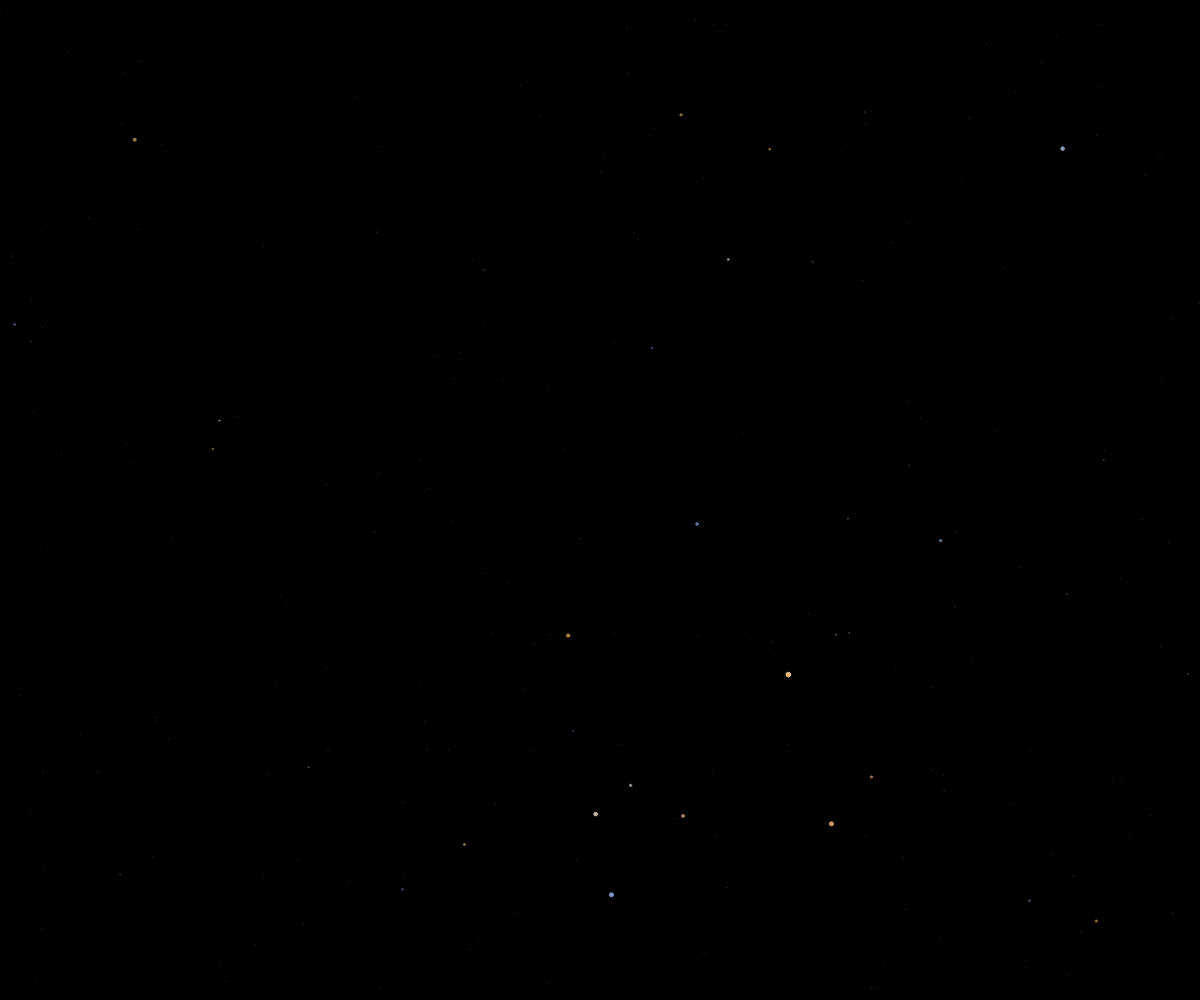
Frame 1 (no input)
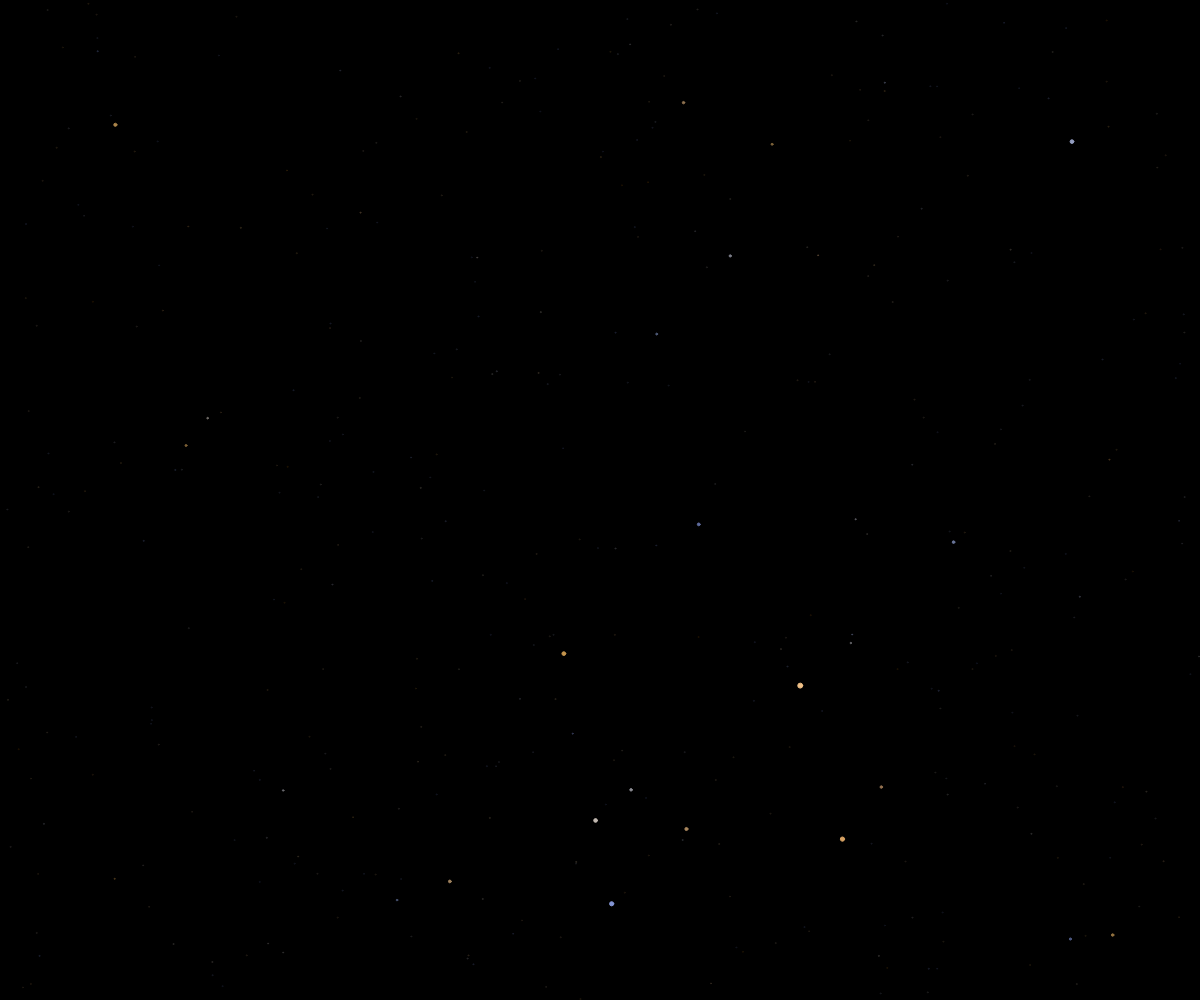
Frame 60 (no input)
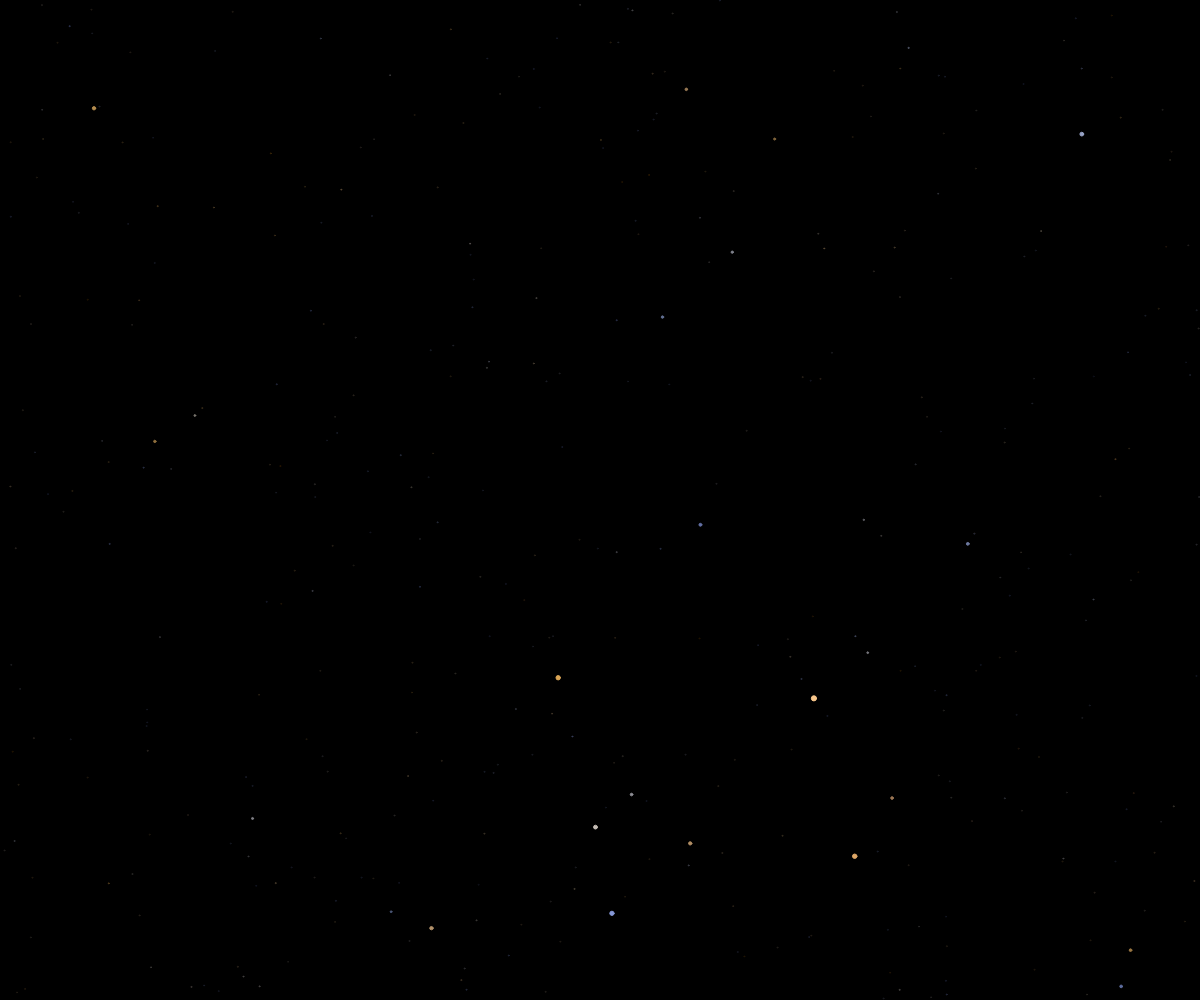
Frame 120 (the mouse pressed at the canvas centre since frame 60)

The p5.js sketch that drew these frames (run headless with seeded random() and noise() and a simulated clock; from frame 60 on, the mouse is pressed at the canvas centre):

// p5.js sketch
// ── sketch.js
/* Sketch.js
 * creates a starfield-like display using p5.js
 *
 * heavily adapted by Michael Gallagher <mcgallag@gmail.com>
 * from code written by Daniel Shiffman
 *     http://codingtra.in
 */

// holds all our NewStar objects
var stars = [];

// set a few global variables to default values
var backgroundColor = "#000000";
var numStars = 400;
var maxRadius = 8;

// will hold projection matrix
var matProj;

// create the canvas and fill the array with stars
function setup() {
  createCanvas(windowWidth, windowHeight);

  CreateProjectionmatrix();

  CreateStarArray();
}

function CreateStarArray() {
  // check for global variable user overrides from HTML
  let element = document.querySelector("#numStars");
  if (element) {
    numStars = int(element.value);
  }

  element = document.querySelector("#maxRadius");
  if (element) {
    maxRadius = int(element.value);
  }

  element = document.querySelector("#backgroundColor");
  if (element) {
    backgroundColor = element.value;
  }

  // create a new star with a random color from the starColorsArray
  for (let i = 0; i < numStars; i++) {
    stars[i] = new NewStar(random(starColorsArray));
  }
}

/*
 * Set up the camera projection matrix
 * adapted from code in this video https://www.youtube.com/watch?v=ih20l3pJoeU
 */
function CreateProjectionmatrix() {
  let zNear = 10;
  let zFar = windowWidth;
  let fov = 60.0;
  angleMode(DEGREES);
  let aspectRatio = windowHeight / windowWidth;
  let fovRad = 1.0 / tan(fov * 0.5);
  let q = zFar / (zFar - zNear);
  matProj = new matrix4x4();
  matProj.m[0][0] = aspectRatio * fovRad;
  matProj.m[1][1] = fovRad;
  matProj.m[2][2] = q;
  matProj.m[2][3] = 1;
  matProj.m[3][2] = -1 * q * zNear;
}

// per frame draw function
function draw() {
  background(0);
  for (var i = 0; i < stars.length; i++) {
    stars[i].update();
    stars[i].show();
  }
}

/* // for debugging, resets every star at once
function keyPressed() {
  for (let i = 0; i < stars.length; i++) {
    stars[i].resetStar();
  }
}*/
// ── newstar.js
// scales from clipspace to window coordinates
function scaleToView(v) {
  v.x += 1.0;
  v.y += 1.0;
  v.x *= 0.5 * windowWidth;
  v.y *= 0.5 * windowHeight;
}

class NewStar
{
  constructor(color_string) {
    this.position = new vec3d(0, 0, 0);

    // randomize position coordinates
    this.resetStar();
    // random depth for first star generation
    this.position.z = random(0, width);

    // set color components for fading-in purposes
    this.color = color(color_string);
    this.r = red(this.color);
    this.g = green(this.color);
    this.b = blue(this.color);

    // randomize Z velocity
    // 10% will go fast, 10% will go less fast, 20% go medium, 60% go slow
    let i = random(10);
    let zv;
    if (i < 1) {
      zv = 1.3;
    } else if (i < 2) {
      zv = random(0.9, 1.0);
    } else if (i < 5) {
      zv = random(0.4, 0.5);
    } else {
      zv = 0.2;
    }
    zv = zv * -1;

    this.velocity = new vec3d(0, 0, zv);
  }

  // resets the star's coordinates to random, with maximum depth
  resetStar() {
    this.position.randomize(-width, width, -height, height, 0, 0);
    this.position.z = width; // width == maxdepth

    // leave a deadzone in the center of display for effect
    if ((this.position.x > -50 &&
         this.position.x <  50) &&
        (this.position.y > -50 &&
         this.position.y <  50))
        {
           this.resetStar();
        }
  }

  // update position and reset if necessary
  update() {
    this.position.add(this.velocity);
    if (this.position.z < 1) {
      this.resetStar();
    }
  }

  // handle graphics display
  show() {
    // project to client window space
    let displayCoordinates = matProj.MultiplyByVector(this.position);
    scaleToView(displayCoordinates);

    // if we've projected outside of the client's screen, reset
    if (displayCoordinates.x < 0 || displayCoordinates.x > windowWidth ||
        displayCoordinates.y < 0 || displayCoordinates.y > windowHeight)
    {
      this.resetStar();
      displayCoordinates = matProj.MultiplyByVector(this.position);
      scaleToView(displayCoordinates);
    }

    // scale radius based on distance from viewport
    let radius = 1;
    if (this.position.z < 0.8 * width)
    {
      radius = map(this.position.z, 0, 0.8 * width, maxRadius, 1);
    }

    // fade in color based on distance from viewport
    this.UpdateColor();

    // finally draw the star
    fill(this.color);
    stroke(this.color);
    ellipse(displayCoordinates.x, displayCoordinates.y, radius, radius);
  }

  // update this.color based on current depth
  UpdateColor() {
    // full brightness at 30% depth distance
    let FullBrightnessThreshold = 0.3 * width;

    // if further than this threshhold then scale color to black the further it is away
    if (this.position.z > FullBrightnessThreshold) {
      let colorScale = map(this.position.z, width, FullBrightnessThreshold, 10, 100) / 100.0;
      this.color = color(this.r * colorScale, this.g * colorScale, this.b * colorScale);
    }
  }
}

// ── starColorsArray.js
/*
 * A giant array of actual star colors translated to hex RGB
 * extracted from:
 * http://www.isthe.com/chongo/tech/astro/HR-temp-mass-table-byhrclass.html
 */

var starColorsArray = [
  "#90a6ff",
  "#90a6ff",
  "#90a6ff",
  "#90a6ff",
  "#90a6ff",
  "#90a6ff",
  "#90a6ff",
  "#90a6ff",
  "#92a8ff",
  "#92a8ff",
  "#92a8ff",
  "#92a8ff",
  "#92a8ff",
  "#91a7ff",
  "#92a8ff",
  "#92a8ff",
  "#94aaff",
  "#94aaff",
  "#94aaff",
  "#94aaff",
  "#94a9ff",
  "#92a9ff",
  "#94aaff",
  "#94aaff",
  "#97acff",
  "#97acff",
  "#97acff",
  "#95adff",
  "#96abff",
  "#94aaff",
  "#97acff",
  "#97acff",
  "#99aeff",
  "#99aeff",
  "#99aeff",
  "#97afff",
  "#98acff",
  "#95abff",
  "#99aeff",
  "#99aeff",
  "#9bb0ff",
  "#9bb0ff",
  "#9bb0ff",
  "#99b1ff",
  "#9aaeff",
  "#96acff",
  "#9bb0ff",
  "#9bb0ff",
  "#9db2ff",
  "#9db2ff",
  "#9db2ff",
  "#9bb3ff",
  "#9cafff",
  "#97aeff",
  "#a2b8ff",
  "#a2b8ff",
  "#a0b5ff",
  "#a0b5ff",
  "#a0b5ff",
  "#9cb5ff",
  "#9eb1ff",
  "#98afff",
  "#9db1ff",
  "#9db1ff",
  "#a2b7ff",
  "#a2b7ff",
  "#a2b7ff",
  "#9eb7ff",
  "#9db2ff",
  "#99b0ff",
  "#9db1ff",
  "#9db1ff",
  "#a4b9ff",
  "#a4b9ff",
  "#a4b9ff",
  "#a0baff",
  "#9eb1ff",
  "#9bb1ff",
  "#9ab2ff",
  "#9ab2ff",
  "#a1bdff",
  "#a1bdff",
  "#a1bdff",
  "#a2bcff",
  "#9eb1ff",
  "#9cb3ff",
  "#9cb2ff",
  "#9cb2ff",
  "#a8c1ff",
  "#a8c1ff",
  "#a8c1ff",
  "#a3beff",
  "#9eb1ff",
  "#9db4ff",
  "#a0b6ff",
  "#a0b6ff",
  "#b1c4ff",
  "#b1c4ff",
  "#b1c4ff",
  "#a5c0ff",
  "#9fb4ff",
  "#9fb3ff",
  "#a0b4ff",
  "#a0b4ff",
  "#afc2ff",
  "#afc2ff",
  "#afc2ff",
  "#a8c1ff",
  "#a3bbff",
  "#a6bcff",
  "#a5b9ff",
  "#a5b9ff",
  "#bbcbff",
  "#bbcbff",
  "#bbcbff",
  "#acc2ff",
  "#a6bcff",
  "#a9beff",
  "#a4b8ff",
  "#a4b8ff",
  "#b3caff",
  "#b3caff",
  "#b3caff",
  "#afc3ff",
  "#a8bdff",
  "#acc0ff",
  "#aabfff",
  "#aabfff",
  "#bfcfff",
  "#bfcfff",
  "#bfcfff",
  "#b1c4ff",
  "#aabeff",
  "#afc2ff",
  "#acbdff",
  "#acbdff",
  "#c3d1ff",
  "#c3d1ff",
  "#c3d1ff",
  "#b3c6ff",
  "#abbfff",
  "#aabdff",
  "#adbfff",
  "#adbfff",
  "#b6ceff",
  "#b6ceff",
  "#b6ceff",
  "#b5c7ff",
  "#afc1ff",
  "#afc1ff",
  "#b1c3ff",
  "#b1c3ff",
  "#ccd8ff",
  "#ccd8ff",
  "#ccd8ff",
  "#b6c9ff",
  "#b2c3ff",
  "#b4c5ff",
  "#b5c6ff",
  "#b5c6ff",
  "#bbceff",
  "#bbceff",
  "#bbceff",
  "#b8caff",
  "#bccdff",
  "#b3c5ff",
  "#b9c9ff",
  "#b9c9ff",
  "#d6dfff",
  "#d6dfff",
  "#d6dfff",
  "#baccff",
  "#bcccff",
  "#b7c8ff",
  "#b5c7ff",
  "#b5c7ff",
  "#c7d6ff",
  "#c7d6ff",
  "#c7d6ff",
  "#bccdff",
  "#bdccff",
  "#bacaff",
  "#bbcbff",
  "#bbcbff",
  "#cfdbff",
  "#cfdbff",
  "#cfdbff",
  "#becfff",
  "#bdcbff",
  "#becdff",
  "#bfcfff",
  "#bfcfff",
  "#d7e0ff",
  "#d7e0ff",
  "#d7e0ff",
  "#c0d0ff",
  "#c4d1ff",
  "#c3d2ff",
  "#c5d3ff",
  "#c5d3ff",
  "#dfe5ff",
  "#dfe5ff",
  "#dfe5ff",
  "#c2d2ff",
  "#cad7ff",
  "#d4dcff",
  "#cad7ff",
  "#cad7ff",
  "#dbe2ff",
  "#dbe2ff",
  "#dbe2ff",
  "#c4d3ff",
  "#d1dbff",
  "#cad6ff",
  "#c7d4ff",
  "#c7d4ff",
  "#d7dfff",
  "#d7dfff",
  "#d7dfff",
  "#c5d5ff",
  "#d2dbff",
  "#c0cfff",
  "#c8d5ff",
  "#c8d5ff",
  "#d2ddff",
  "#d2ddff",
  "#d2ddff",
  "#c7d6ff",
  "#d1dbff",
  "#d0d9ff",
  "#d5deff",
  "#d5deff",
  "#cedaff",
  "#cedaff",
  "#cedaff",
  "#c9d8ff",
  "#d1dbff",
  "#e0e3ff",
  "#dbe0ff",
  "#dbe0ff",
  "#cad7ff",
  "#cad7ff",
  "#cad7ff",
  "#cbd9ff",
  "#d5deff",
  "#dae0ff",
  "#e0e5ff",
  "#e0e5ff",
  "#dfe5ff",
  "#dfe5ff",
  "#dfe5ff",
  "#d8e1ff",
  "#e3e8ff",
  "#dfe3ff",
  "#e6eaff",
  "#e6eaff",
  "#f4f3ff",
  "#f4f3ff",
  "#f4f3ff",
  "#e5e9ff",
  "#f1f1ff",
  "#e3e6ff",
  "#ecefff",
  "#ecefff",
  "#ecedff",
  "#ecedff",
  "#ecedff",
  "#ebedff",
  "#f1f1ff",
  "#e3e6ff",
  "#e6e9ff",
  "#e6e9ff",
  "#e3e7ff",
  "#e3e7ff",
  "#e3e7ff",
  "#f1f1ff",
  "#f1f0ff",
  "#eaebff",
  "#e0e2ff",
  "#e0e2ff",
  "#dbe1ff",
  "#dbe1ff",
  "#dbe1ff",
  "#f7f2ff",
  "#f2f0ff",
  "#f1efff",
  "#f8f7ff",
  "#f8f7ff",
  "#ffeafc",
  "#ffeafc",
  "#ffeafc",
  "#fdf9ff",
  "#f1f0ff",
  "#f1efff",
  "#f4f1ff",
  "#f4f1ff",
  "#fff3fa",
  "#fff3fa",
  "#fff3fa",
  "#fffafb",
  "#f1f0ff",
  "#f0efff",
  "#f6f3ff",
  "#f6f3ff",
  "#fffcf7",
  "#fffcf7",
  "#fffcf7",
  "#fff8f5",
  "#fcf8ff",
  "#fffcfd",
  "#fff7fc",
  "#fff7fc",
  "#fff6e9",
  "#fff6e9",
  "#fff6e9",
  "#fff6ef",
  "#fff6f5",
  "#fffaf9",
  "#fff7fc",
  "#fff7fc",
  "#ffefdb",
  "#ffefdb",
  "#ffefdb",
  "#fff4e9",
  "#fff2e9",
  "#fff8f5",
  "#fff8fc",
  "#fff8fc",
  "#ffeed4",
  "#ffeed4",
  "#ffeed4",
  "#fff3e3",
  "#fff3e9",
  "#fff6f4",
  "#fff7f8",
  "#fff7f8",
  "#ffeccd",
  "#ffeccd",
  "#ffeccd",
  "#fff1dd",
  "#fff3e9",
  "#fff4f2",
  "#fff5f2",
  "#fff5f2",
  "#ffe7cb",
  "#ffe7cb",
  "#ffe7cb",
  "#ffefd7",
  "#fff3e9",
  "#ffeee2",
  "#fff3ec",
  "#fff3ec",
  "#ffe7c1",
  "#ffe7c1",
  "#ffe7c1",
  "#ffedd1",
  "#fff3e9",
  "#fff5ee",
  "#fff1e5",
  "#fff1e5",
  "#ffe6b7",
  "#ffe6b7",
  "#ffe6b7",
  "#ffebcb",
  "#ffecd3",
  "#ffebd5",
  "#fff4ea",
  "#fff4ea",
  "#ffe3b2",
  "#ffe3b2",
  "#ffe3b2",
  "#ffe9c6",
  "#ffecd7",
  "#fff2ea",
  "#fff4eb",
  "#fff4eb",
  "#ffdfac",
  "#ffdfac",
  "#ffdfac",
  "#ffe7c2",
  "#ffeacf",
  "#ffe7cd",
  "#fff4eb",
  "#fff4eb",
  "#ffdca7",
  "#ffdca7",
  "#ffdca7",
  "#ffe5bd",
  "#ffe7c7",
  "#ffe9d3",
  "#ffedde",
  "#ffedde",
  "#ffddae",
  "#ffddae",
  "#ffddae",
  "#ffe3b8",
  "#ffe7c4",
  "#ffe5c8",
  "#ffefdd",
  "#ffefdd",
  "#ffddb5",
  "#ffddb5",
  "#ffddb5",
  "#ffe2b4",
  "#ffe3be",
  "#ffe1bd",
  "#ffeedd",
  "#ffeedd",
  "#ffdcb1",
  "#ffdcb1",
  "#ffdcb1",
  "#ffe0af",
  "#ffdfb5",
  "#ffd8ab",
  "#ffe0bc",
  "#ffe0bc",
  "#ffd387",
  "#ffd387",
  "#ffd387",
  "#ffdeaa",
  "#ffddaf",
  "#ffe5ca",
  "#ffe3c4",
  "#ffe3c4",
  "#ffcc80",
  "#ffcc80",
  "#ffcc80",
  "#ffdca6",
  "#ffd8a7",
  "#ffdba7",
  "#ffdec3",
  "#ffdec3",
  "#ffc976",
  "#ffc976",
  "#ffc976",
  "#ffdaa1",
  "#ffd392",
  "#ffdaa6",
  "#ffd8b5",
  "#ffd8b5",
  "#ffd19a",
  "#ffd19a",
  "#ffd19a",
  "#ffd89c",
  "#ffcc8a",
  "#ffd9a5",
  "#ffd2a1",
  "#ffd2a1",
  "#ffd098",
  "#ffd098",
  "#ffd098",
  "#ffd698",
  "#ffce8c",
  "#ffd8a4",
  "#ffcd98",
  "#ffcd98",
  "#ffcf96",
  "#ffcf96",
  "#ffcf96",
  "#ffd493",
  "#ffd08e",
  "#ffd8a3",
  "#ffc78e",
  "#ffc78e",
  "#ffce93",
  "#ffce93",
  "#ffce93",
  "#ffd28e",
  "#ffce8b",
  "#ffd7a2",
  "#ffd1ae",
  "#ffd1ae",
  "#ffcd91",
  "#ffcd91",
  "#ffcd91",
  "#ffd18a",
  "#ffcd87",
  "#ffd6a1",
  "#ffca9d",
  "#ffca9d",
  "#ffcc8f",
  "#ffcc8f",
  "#ffcc8f",
  "#ffcf85",
  "#ffcb84",
  "#ffd5a0",
  "#ffc38b",
  "#ffc38b",
  "#ffca8a",
  "#ffca8a",
  "#ffca8a",
  "#ffcd80",
  "#ffc879",
  "#ffd49f",
  "#ffcc8e",
  "#ffcc8e",
  "#ffc168",
  "#ffc168",
  "#ffc168",
  "#ffcb7c",
  "#ffc676",
  "#ffd39d",
  "#ffc483",
  "#ffc483",
  "#ffc076",
  "#ffc076",
  "#ffc076",
  "#ffc977",
  "#ffc877",
  "#ffd29c",
  "#ffce81",
  "#ffce81",
  "#ffb968",
  "#ffb968",
  "#ffb968",
  "#ffc772",
  "#ffce7f",
  "#ffd19b",
  "#ffc97f",
  "#ffc97f",
  "#ffb24e",
  "#ffb24e",
  "#ffb24e",
  "#ffc56e",
  "#ffc57c",
  "#ffd19a",
  "#ffcc6f",
  "#ffcc6f",
  "#ffab34",
  "#ffab34",
  "#ffab34",
  "#ffc369",
  "#ffb279",
  "#ffd099",
  "#ffc370",
  "#ffc370",
  "#ffa41a",
  "#ffa41a",
  "#ffa41a",
  "#ffc164",
  "#ffa561",
  "#ffcf98",
  "#ffc56f",
  "#ffc56f",
  "#ff9d00",
  "#ff9d00",
  "#ff9d00",
  "#ffc060",
  "#ffa761",
  "#ffce97",
  "#ffc66d",
  "#ffc66d",
  "#ff9d00",
  "#ff9d00",
  "#ff9d00",
  "#ffbe5b",
  "#ffe99a",
  "#ffcd96",
  "#ffc66c",
  "#ffc66c",
  "#ffcc8f",
  "#ffcc8f",
  "#ffcc8f",
  "#ffcf85",
  "#ffcb84",
  "#ffd5a0",
  "#ffc38b",
  "#ffc38b",
  "#ffca8a",
  "#ffca8a",
  "#ffca8a",
  "#ffcd80",
  "#ffc879",
  "#ffd49f",
  "#ffcc8e",
  "#ffcc8e",
  "#ffc168",
  "#ffc168",
  "#ffc168",
  "#ffcb7c",
  "#ffc676",
  "#ffd39d",
  "#ffc483",
  "#ffc483",
  "#ffc076",
  "#ffc076",
  "#ffc076",
  "#ffc977",
  "#ffc877",
  "#ffd29c",
  "#ffce81",
  "#ffce81",
  "#ffb968",
  "#ffb968",
  "#ffb968",
  "#ffc772",
  "#ffce7f",
  "#ffd19b",
  "#ffc97f",
  "#ffc97f",
  "#ffb24e",
  "#ffb24e",
  "#ffb24e",
  "#ffc56e",
  "#ffc57c",
  "#ffd19a",
  "#ffcc6f",
  "#ffcc6f",
  "#ffab34",
  "#ffab34",
  "#ffab34",
  "#ffc369",
  "#ffb279",
  "#ffd099",
  "#ffc370",
  "#ffc370",
  "#ffa41a",
  "#ffa41a",
  "#ffa41a",
  "#ffc164",
  "#ffa561",
  "#ffcf98",
  "#ffc56f",
  "#ffc56f",
  "#ff9d00",
  "#ff9d00",
  "#ff9d00",
  "#ffc060",
  "#ffa761",
  "#ffce97",
  "#ffc66d",
  "#ffc66d",
  "#ff9d00",
  "#ff9d00",
  "#ff9d00",
  "#ffbe5b",
  "#ffe99a",
  "#ffcd96",
  "#ffc66c",
  "#ffc66c",
  "#90a6ff",
  "#90a6ff",
  "#90a6ff",
  "#90a6ff",
  "#90a6ff",
  "#90a6ff",
  "#90a6ff",
  "#90a6ff",
  "#92a8ff",
  "#92a8ff",
  "#92a8ff",
  "#92a8ff",
  "#92a8ff",
  "#91a7ff",
  "#92a8ff",
  "#92a8ff",
  "#94aaff",
  "#94aaff",
  "#94aaff",
  "#94aaff",
  "#94a9ff",
  "#92a9ff",
  "#94aaff",
  "#94aaff",
  "#97acff",
  "#97acff",
  "#97acff",
  "#95adff",
  "#96abff",
  "#94aaff",
  "#97acff",
  "#97acff",
  "#99aeff",
  "#99aeff",
  "#99aeff",
  "#97afff",
  "#98acff",
  "#95abff",
  "#99aeff",
  "#99aeff",
  "#9bb0ff",
  "#9bb0ff",
  "#9bb0ff",
  "#99b1ff",
  "#9aaeff",
  "#96acff",
  "#9bb0ff",
  "#9bb0ff",
  "#9db2ff",
  "#9db2ff",
  "#9db2ff",
  "#9bb3ff",
  "#9cafff",
  "#97aeff",
  "#a2b8ff",
  "#a2b8ff",
  "#a0b5ff",
  "#a0b5ff",
  "#a0b5ff",
  "#9cb5ff",
  "#9eb1ff",
  "#98afff",
  "#9db1ff",
  "#9db1ff",
  "#a2b7ff",
  "#a2b7ff",
  "#a2b7ff",
  "#9eb7ff",
  "#9db2ff",
  "#99b0ff",
  "#9db1ff",
  "#9db1ff",
  "#90a6ff",
  "#a4b9ff",
  "#a4b9ff",
  "#a4b9ff",
  "#a0baff",
  "#9eb1ff",
  "#9bb1ff",
  "#9ab2ff",
  "#9ab2ff",
  "#90a6ff",
  "#90a6ff",
  "#90a6ff",
  "#90a6ff",
  "#90a6ff",
  "#90a6ff",
  "#90a6ff",
  "#92a8ff",
  "#92a8ff",
  "#92a8ff",
  "#92a8ff",
  "#92a8ff",
  "#91a7ff",
  "#92a8ff",
  "#92a8ff",
  "#94aaff",
  "#94aaff",
  "#94aaff",
  "#94aaff",
  "#94a9ff",
  "#92a9ff",
  "#94aaff",
  "#94aaff",
  "#97acff",
  "#97acff",
  "#97acff",
  "#95adff",
  "#96abff",
  "#94aaff",
  "#97acff",
  "#97acff",
  "#99aeff",
  "#99aeff",
  "#99aeff",
  "#97afff",
  "#98acff",
  "#95abff",
  "#99aeff",
  "#99aeff",
  "#9bb0ff",
  "#9bb0ff",
  "#9bb0ff",
  "#99b1ff",
  "#9aaeff",
  "#96acff",
  "#9bb0ff",
  "#9bb0ff",
  "#9db2ff",
  "#9db2ff",
  "#9db2ff",
  "#9bb3ff",
  "#9cafff",
  "#97aeff",
  "#a2b8ff",
  "#a2b8ff",
  "#a0b5ff",
  "#a0b5ff",
  "#a0b5ff",
  "#9cb5ff",
  "#9eb1ff",
  "#98afff",
  "#9db1ff",
  "#9db1ff",
  "#a2b7ff",
  "#a2b7ff",
  "#a2b7ff",
  "#9eb7ff",
  "#9db2ff",
  "#99b0ff",
  "#9db1ff",
  "#9db1ff",
  "#a4b9ff",
  "#a4b9ff",
  "#a4b9ff",
  "#a0baff",
  "#9eb1ff",
  "#9bb1ff",
  "#9ab2ff",
  "#9ab2ff",
  "#ffe7c1",
  "#ffe7c1",
  "#ffe7c1",
  "#ffedd1",
  "#fff3e9",
  "#fff5ee",
  "#fff1e5",
  "#fff1e5",
  "#ffe4bb",
  "#ffe4bb",
  "#ffe4bb",
  "#ffeac9",
  "#ffefde",
  "#fff1e5",
  "#ffeede",
  "#ffeede",
  "#ffe1b6",
  "#ffe1b6",
  "#ffe1b6",
  "#ffe6c0",
  "#ffead3",
  "#ffeedd",
  "#ffebd8",
  "#ffebd8",
  "#ffdeb0",
  "#ffdeb0",
  "#ffdeb0",
  "#ffe3b8",
  "#ffe6c7",
  "#ffead4",
  "#ffe9d1",
  "#ffe9d1",
  "#ffdbab",
  "#ffdbab",
  "#ffdbab",
  "#ffdfaf",
  "#ffe1bc",
  "#ffe7cb",
  "#ffe6cb",
  "#ffe6cb",
  "#ffd8a5",
  "#ffd8a5",
  "#ffd8a5",
  "#ffdca7",
  "#ffddb1",
  "#ffe3c2",
  "#ffe3c4",
  "#ffe3c4",
  "#ffd5a0",
  "#ffd5a0",
  "#ffd5a0",
  "#ffd99e",
  "#ffd8a6",
  "#ffe0ba",
  "#ffdbb6",
  "#ffdbb6",
  "#ffd29a",
  "#ffd29a",
  "#ffd29a",
  "#ffd596",
  "#ffd49a",
  "#ffdcb1",
  "#ffd3a8",
  "#ffd3a8",
  "#ffcf95",
  "#ffcf95",
  "#ffcf95",
  "#ffd28d",
  "#ffcf8f",
  "#ffd8a8",
  "#ffcb99",
  "#ffcb99",
  "#ffcc8f",
  "#ffcc8f",
  "#ffcc8f",
  "#ffcf85",
  "#ffcb84",
  "#ffd5a0",
  "#ffc38b",
  "#ffc38b",
  "#ffe7c1",
  "#ffe7c1",
  "#ffe7c1",
  "#ffedd1",
  "#fff3e9",
  "#fff5ee",
  "#fff1e5",
  "#fff1e5",
  "#ffdeac",
  "#ffdeac",
  "#ffdeac",
  "#ffe8c4",
  "#fff2e0",
  "#fff1e4",
  "#ffebda",
  "#ffebda",
  "#ffd696",
  "#ffd696",
  "#ffd696",
  "#ffe2b7",
  "#fff1d7",
  "#ffecda",
  "#ffe4cf",
  "#ffe4cf",
  "#ffce81",
  "#ffce81",
  "#ffce81",
  "#ffddaa",
  "#fff0cf",
  "#ffe8d1",
  "#ffdec4",
  "#ffdec4",
  "#ffc66b",
  "#ffc66b",
  "#ffc66b",
  "#ffd89d",
  "#ffefc6",
  "#ffe3c7",
  "#ffd7b9",
  "#ffd7b9",
  "#ffbe56",
  "#ffbe56",
  "#ffbe56",
  "#ffd38f",
  "#ffedbd",
  "#ffdfbd",
  "#ffd1ae",
  "#ffd1ae",
  "#ffb640",
  "#ffb640",
  "#ffb640",
  "#ffcd82",
  "#ffecb4",
  "#ffdab3",
  "#ffce9e",
  "#ffce9e",
  "#ffad2b",
  "#ffad2b",
  "#ffad2b",
  "#ffc875",
  "#ffebac",
  "#ffd6aa",
  "#ffcc8d",
  "#ffcc8d",
  "#ffa515",
  "#ffa515",
  "#ffa515",
  "#ffc368",
  "#ffeaa3",
  "#ffd1a0",
  "#ffc97d",
  "#ffc97d",
  "#ff9d00",
  "#ff9d00",
  "#ff9d00",
  "#ffbe5b",
  "#ffe99a",
  "#ffcd96",
  "#ffc66c",
  "#ffc66c",
  "#ffcc8f",
  "#ffcc8f",
  "#ffcc8f",
  "#ffcf85",
  "#ffcb84",
  "#ffd5a0",
  "#ffc38b",
  "#ffc38b",
  "#ffca8a",
  "#ffca8a",
  "#ffca8a",
  "#ffcd80",
  "#ffc879",
  "#ffd49f",
  "#ffcc8e",
  "#ffcc8e",
  "#ffc168",
  "#ffc168",
  "#ffc168",
  "#ffcb7c",
  "#ffc676",
  "#ffd39d",
  "#ffc483",
  "#ffc483",
  "#ffc076",
  "#ffc076",
  "#ffc076",
  "#ffc977",
  "#ffc877",
  "#ffd29c",
  "#ffce81",
  "#ffce81",
  "#ffb968",
  "#ffb968",
  "#ffb968",
  "#ffc772",
  "#ffce7f",
  "#ffd19b",
  "#ffc97f",
  "#ffc97f",
  "#ffb24e",
  "#ffb24e",
  "#ffb24e",
  "#ffc56e",
  "#ffc57c",
  "#ffd19a",
  "#ffcc6f",
  "#ffcc6f",
  "#ffab34",
  "#ffab34",
  "#ffab34",
  "#ffc369",
  "#ffb279",
  "#ffd099",
  "#ffc370",
  "#ffc370",
  "#ffa41a",
  "#ffa41a",
  "#ffa41a",
  "#ffc164",
  "#ffa561",
  "#ffcf98",
  "#ffc56f",
  "#ffc56f",
  "#ff9d00",
  "#ff9d00",
  "#ff9d00",
  "#ffc060",
  "#ffa761",
  "#ffce97",
  "#ffc66d",
  "#ffc66d",
  "#ff9d00",
  "#ff9d00",
  "#ff9d00",
  "#ffbe5b",
  "#ffe99a",
  "#ffcd96",
  "#ffc66c",
  "#ffc66c",
  "#9bb2ff",
  "#9fb5ff",
  "#a8bdff",
  "#b3c5ff",
  "#c0cfff",
  "#cfdaff",
  "#e0e6ff",
  "#f3f3ff",
  "#fff7f5",
  "#ffefe1",
  "#9bb2ff",
  "#9fb5ff",
  "#a8bdff",
  "#b3c5ff",
  "#c0cfff",
  "#cfdaff",
  "#e0e6ff",
  "#f3f3ff",
  "#fff7f5",
  "#ffefe1",
  "#9bb2ff",
  "#9fb5ff",
  "#a8bdff",
  "#b3c5ff",
  "#c0cfff",
  "#cfdaff",
  "#e0e6ff",
  "#f3f3ff",
  "#fff7f5",
  "#ffefe1",
  "#9bb2ff",
  "#9fb5ff",
  "#a8bdff",
  "#b3c5ff",
  "#c0cfff",
  "#cfdaff",
  "#e0e6ff",
  "#f3f3ff",
  "#fff7f5",
  "#ffefe1",
  "#9bb2ff",
  "#9fb5ff",
  "#a8bdff",
  "#b3c5ff",
  "#c0cfff",
  "#cfdaff",
  "#e0e6ff",
  "#f3f3ff",
  "#fff7f5",
  "#ffefe1",
  "#9bb2ff",
  "#9fb5ff",
  "#a8bdff",
  "#b3c5ff",
  "#c0cfff",
  "#cfdaff",
  "#e0e6ff",
  "#f3f3ff",
  "#fff7f5",
  "#ffefe1"
];
// ── vector.js
/*
 * Very basic vector and matrix library
 * not even remotely fully implemented
 * but works for the purposes of this application
 */

class vec3d
{
  constructor(x = 0.0, y = 0.0, z = 0.0) {
    this.x = x;
    this.y = y;
    this.z = z;
  }

  set(x, y, z) {
    this.x = x;
    this.y = y;
    this.z = z;
  }

  randomize(xmin, xmax, ymin = null, ymax = null, zmin = null, zmax = null) {
    function getRandomInt(min, max) {
      min = Math.ceil(min);
      max = Math.floor(max);
      return Math.floor(Math.random() * (max - min)) + min;
    }

    if (ymin == null || ymax == null) {
      ymin = xmin;
      ymax = xmax;
    }
    if (zmin == null || zmax == null) {
      zmin = xmin;
      zmax = xmax;
    }

    this.x = getRandomInt(xmin, xmax);
    this.y = getRandomInt(ymin, ymax);
    this.z = getRandomInt(zmin, zmax);
  }

  copy() {
    return new vec3d(this.x, this.y, this.z);
  }

  dot(v) {
    return this.x * v.x + this.y * v.y + this.z * v.z;
  }

  mag() {
    return Math.sqrt(this.x*this.x + this.y*this.y + this.z*this.z)
  }

  add(v) {
    this.x = this.x + v.x;
    this.y = this.y + v.y;
    this.z = this.z + v.z;
  }

  sub(v) {
    this.x = this.x + v.x;
    this.y = this.y + v.y;
    this.z = this.z + v.z;
  }

  mult(scalar) {
    this.x = this.x * scalar;
    this.y = this.y * scalar;
    this.z = this.z * scalar;
  }

  div(scalar) {
    this.x = this.x / scalar;
    this.y = this.y / scalar;
    this.z = this.z / scalar;
  }

  zero() {
    this.mult(0.0);
  }

  limit(max) {
    if (this.mag() > max) {
      this.unit();
      this.mult(max);
    }
  }

  unit() {
    let l = this.mag();
    this.x = this.x / l;
    this.y = this.y / l;
    this.z = this.z / l;
  }
}

class matrix4x4
{
  constructor() {
    this.m = [
      [0, 0, 0, 0],
      [0, 0, 0, 0],
      [0, 0, 0, 0],
      [0, 0, 0, 0]
    ];
  }

  MultiplyByVector(v) {
    let o = new vec3d();
    o.x = v.x * this.m[0][0] + v.y * this.m[1][0] + v.z * this.m[2][0] + this.m[3][0];
    o.y = v.x * this.m[0][1] + v.y * this.m[1][1] + v.z * this.m[2][1] + this.m[3][1];
    o.z = v.x * this.m[0][2] + v.y * this.m[1][2] + v.z * this.m[2][2] + this.m[3][2];
    let w = v.x * this.m[0][3] + v.y * this.m[1][3] + v.z * this.m[2][3] + this.m[3][3];

    if (w != 0) {
      o.x /= w;
      o.y /= w;
      o.z /= w;
    }
    return o;
  }
}
